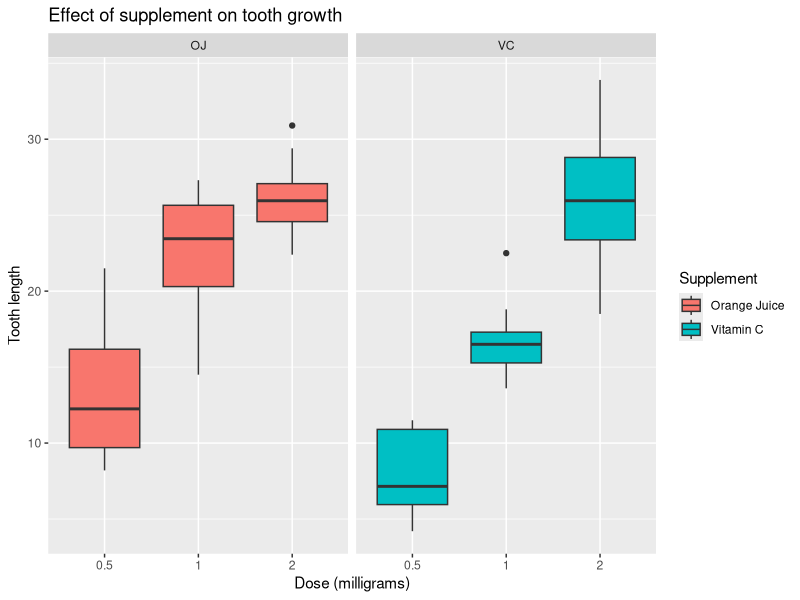

Write the R code that produced this figure.
## ---- chunk 1
knitr::opts_chunk$set(warning=FALSE, message=FALSE)
library('ggplot2')
library('dplyr')
data(ToothGrowth)
## ---- chunk 2
glimpse(ToothGrowth)
summary(ToothGrowth)
levels(ToothGrowth$supp)
unique(ToothGrowth$dose)
## ---- chunk 3
ToothGrowth$dose <- as.factor(ToothGrowth$dose)
## ---- chunk 4
g <- ggplot(ToothGrowth, aes(x = dose, y = len, fill = supp))
g <- g + geom_boxplot(aes(x = dose))
g <- g + labs(title="Effect of supplement on tooth growth",
              x="Dose (milligrams)",
              y="Tooth length")
g <- g + scale_fill_discrete(name="Supplement",
                             labels=c('Orange Juice', 'Vitamin C'))
g <- g + facet_grid(. ~ supp)
g
## ---- chunk 5
oj <- ToothGrowth[ToothGrowth$supp == 'OJ',]$len
vc <- ToothGrowth[ToothGrowth$supp == 'VC',]$len
## ---- chunk 6
var(oj)
var(vc)
## ---- chunk 7
t.test(oj, vc, paired=FALSE, var.equal=FALSE)
## ---- chunk 8
mg05 <- ToothGrowth[ToothGrowth$dose == 0.5,]$len
mg10 <- ToothGrowth[ToothGrowth$dose == 1.0,]$len
## ---- chunk 9
var(mg05)
var(mg10)
## ---- chunk 10
t.test(mg05, mg10, paired=FALSE, var.equal=TRUE)
## ---- chunk 11
mg20 <- ToothGrowth[ToothGrowth$dose == 2.0,]$len
## ---- chunk 12
var(mg10)
var(mg20)
## ---- chunk 13
t.test(mg10, mg20, paired=FALSE, var.equal=FALSE)
